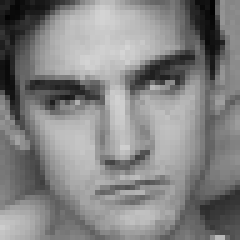
#> input picture Facial Recognition Dataset/Testing/Angry/Angry-10.jpg, 48 x 48 px, found by its file name (shown 5 times larger); its folder holds only this picture in this run
$ python data.py
#> lines starting #> are read from the running program, lines starting #| are printed output that depends on the picture
import cv2
import os

def load_images_from_folder(folder):
    images = []
    for filename in os.listdir(folder):
        img = cv2.imread(os.path.join(folder, filename), cv2.IMREAD_GRAYSCALE)  # Load images as grayscale
#> img is the input picture: shape (48, 48); min 2, max 212, mean 131
        if img is not None:
            images.append(img)
    return images

def normalize_contrast(images):
    normalized_images = [cv2.equalizeHist(img) for img in images]
    return normalized_images

def normalize_images_in_folders(root_folder):
    for dataset_folder in os.listdir(root_folder):
        dataset_path = os.path.join(root_folder, dataset_folder)
        if os.path.isdir(dataset_path):
            print("Normalizing images in", dataset_folder, "folder...")
            for emotion_folder in os.listdir(dataset_path):
                emotion_path = os.path.join(dataset_path, emotion_folder)
                if os.path.isdir(emotion_path):
                    images = load_images_from_folder(emotion_path)
#> images = 1 item
                    normalized_images = normalize_contrast(images)
#> normalized_images = 1 item
                    # Save normalized images back to the same folder
                    for i, img in enumerate(normalized_images):
                        cv2.imwrite(os.path.join(emotion_path, f"normalized_{i}.jpg"), img)
#> this loop made 1 pass
#> pass 1, in normalize_images_in_folders, `cv2.imwrite(os.path.join(emotion_path, f"normalized_{i}.jpg"), img)`:
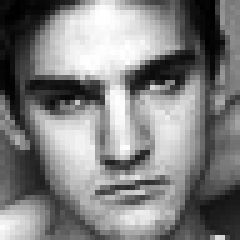
#> saved as normalized_0.jpg: shape (48, 48) (shown 5 times larger); min 0, max 255, mean 128.3
            print("Normalization completed for", dataset_folder, "folder.\n")

# Path to the root folder containing emotion categories (Facial expression)
root_folder_path = r'C:\Users\lenovo\PycharmProjects\Opencvproject\Facial Recognition Dataset'

# Normalize images in each dataset folder (training, testing, validation)
normalize_images_in_folders(root_folder_path)

$ run again, on Facial Recognition Dataset/Testing/Angry/Angry-100.jpg
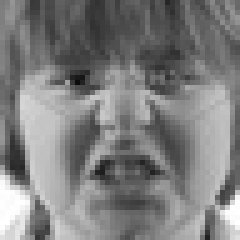
#> input picture Facial Recognition Dataset/Testing/Angry/Angry-100.jpg, 48 x 48 px, found by its file name (shown 5 times larger)
#> in load_images_from_folder, img is the input picture: shape (48, 48); min 12, max 255, mean 126
#> images = 1 item
#> the loop in normalize_images_in_folders, `for i, img in enumerate(normalized_images):` made 1 pass
#> pass 1, in normalize_images_in_folders, `cv2.imwrite(os.path.join(emotion_path, f"normalized_{i}.jpg"), img)`:
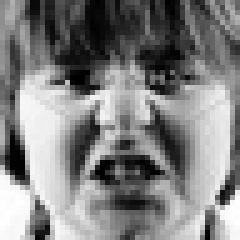
#> saved as normalized_0.jpg: shape (48, 48) (shown 5 times larger); min 0, max 255, mean 128.3
